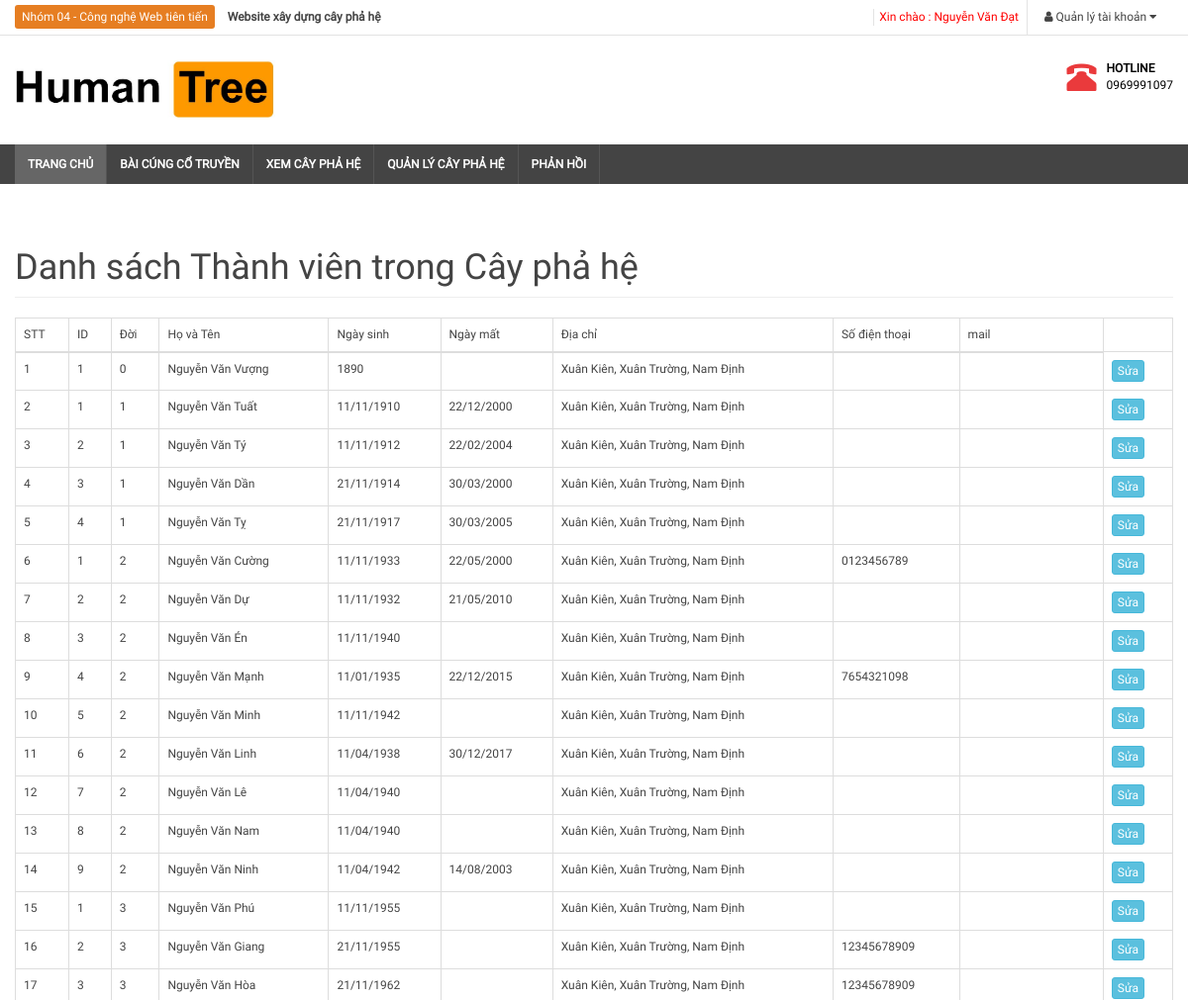
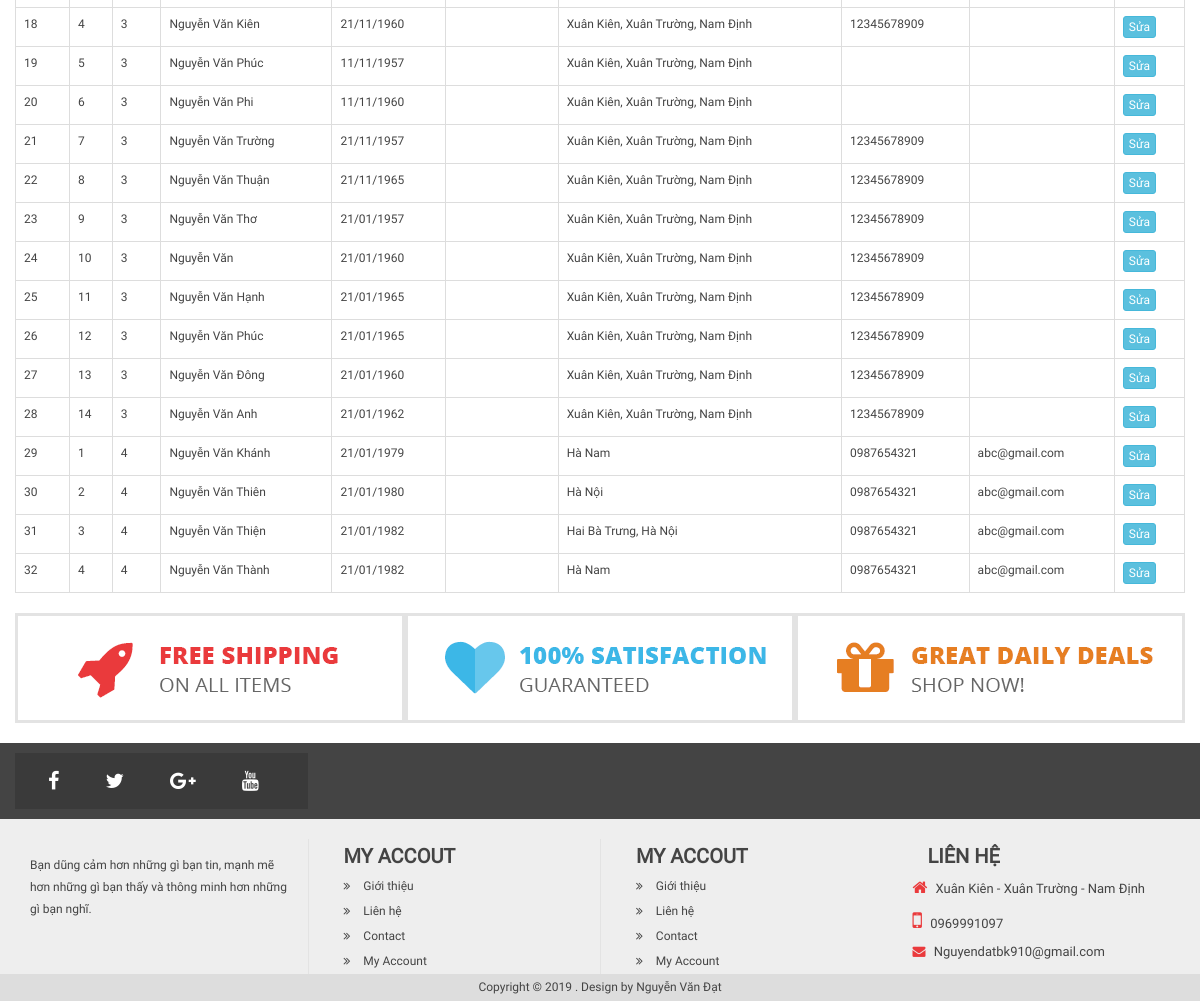
Screenshot of /danhsachsua.php?id=1 (signed in) with the database file from the repository (2 pictures, top to bottom).
### tables this page shows
CREATE TABLE `person0` (
  `id` int(10) NOT NULL,
  `id_father` int(10) NOT NULL,
  `name` varchar(100) NOT NULL,
  `birth` varchar(100) DEFAULT NULL,
  `death` varchar(100) DEFAULT NULL,
  `address` varchar(100) DEFAULT NULL,
  `phone` varchar(100) DEFAULT NULL,
  `mail` varchar(100) DEFAULT NULL,
  `lv` int(10) NOT NULL DEFAULT '0'
);

CREATE TABLE `person1` (
  `id` int(10) NOT NULL,
  `id_father` int(10) NOT NULL,
  `name` varchar(100) NOT NULL,
  `birth` varchar(100) DEFAULT NULL,
  `death` varchar(100) DEFAULT NULL,
  `address` varchar(100) DEFAULT NULL,
  `phone` varchar(100) DEFAULT NULL,
  `mail` varchar(100) DEFAULT NULL,
  `lv` int(10) NOT NULL
);

CREATE TABLE `person2` (
  `id` int(11) NOT NULL,
  `id_father` int(11) NOT NULL,
  `name` varchar(100) NOT NULL,
  `birth` varchar(100) DEFAULT NULL,
  `death` varchar(100) DEFAULT NULL,
  `address` varchar(100) DEFAULT NULL,
  `phone` varchar(100) DEFAULT NULL,
  `mail` varchar(100) DEFAULT NULL,
  `lv` int(10) NOT NULL
);

CREATE TABLE `person3` (
  `id` int(10) NOT NULL,
  `id_father` int(10) NOT NULL,
  `name` varchar(100) NOT NULL,
  `birth` varchar(100) DEFAULT NULL,
  `death` varchar(100) DEFAULT NULL,
  `address` varchar(100) DEFAULT NULL,
  `phone` varchar(100) DEFAULT NULL,
  `mail` varchar(100) DEFAULT NULL,
  `lv` int(10) NOT NULL
);

CREATE TABLE `person4` (
  `id` int(10) NOT NULL,
  `id_father` int(10) NOT NULL,
  `name` varchar(100) NOT NULL,
  `birth` varchar(100) DEFAULT NULL,
  `death` varchar(100) DEFAULT NULL,
  `address` varchar(100) DEFAULT NULL,
  `phone` varchar(100) DEFAULT NULL,
  `mail` varchar(100) DEFAULT NULL,
  `lv` int(10) NOT NULL
);

### libraries/database.php (called while the page is built, shortened)
<?php
    class Database
    {
        public $link;
        public function __construct()
        {
            $this->link = mysqli_connect("localhost","root","","webtree") or die ();
            mysqli_set_charset($this->link,"utf8");
        }
        public function fetchsql( $sql )
        {
            $result = mysqli_query($this->link,$sql) or die("Lỗi  truy vấn sql " .mysqli_error($this->link));
            $data = [];
            if( $result)
            {
                while ($num = mysqli_fetch_assoc($result))
                {
                    $data[] = $num;
                }
            }
            return $data;
        }
        public function fetchID($table , $id )
        {
            $sql = "SELECT * FROM {$table} WHERE id = $id ";
            $result = mysqli_query($this->link,$sql) or die("Lỗi  truy vấn fetchID " .mysqli_error($this->link));
            return mysqli_fetch_assoc($result);
        }
    }
?>

### autoload/autoload.php (called while the page is built, shortened)
<?php
	require_once __DIR__. "/../libraries/database.php";
	require_once __DIR__. "/../libraries/function.php";
	$db = new database;
?>

### libraries/function.php (called while the page is built, shortened)
<?php
    function  getInput($string)
    {
        return isset($_GET[$string]) ? $_GET[$string] : '';
    }
 ?>

### danhsachsua.php (the view, shortened to what this page needs)
<?php
require_once __DIR__ . "/autoload/autoload.php";
$id = intval(getInput("id"));
$detailtree = $db->fetchID("tree", $id);
$idto = intval($detailtree['idper0']);
$sql0 = "SELECT * FROM person0 WHERE id = $idto";
$person0 = $db->fetchID("person0",$detailtree['idper0']);
$person01 = $db->fetchsql($sql0);
$idper0 = intval($person0['id']);
$sql1 = "SELECT * FROM person1 WHERE id_father = $idper0 ";
$person1 = $db->fetchsql($sql1);
$merge = array_merge($person01,$person1);
?>
<?php require_once __DIR__ . "/layouts/header.php" ?>
    <div class="row">
        <div class="col-lg-12">
            <h1 class="page-header">
                Danh sách Thành viên trong Cây phả hệ
            </h1>
        </div>
    </div>
    <div class="row">
        <div class="col-md-12">
            <div class="table-responsive">
                <table class="table table-bordered table-hover">
                    <thead>
                    <tr>
                        <th>STT</th>
                        <th>ID</th>
                        <th>Đời</th>
                        <th>Họ và Tên</th>
                        <th>Ngày sinh</th>
                        <th>Ngày mất</th>
                        <th>Địa chỉ</th>
                        <th>Số điện thoại</th>
                        <th>mail</th>
                    </tr>
                    </thead>
                    <tbody>
                    <?php foreach ($person1 as $item1): ?>
                        <?php $idper1 = intval($item1['id']);
                        $sql2 = "SELECT * FROM person2 WHERE id_father = $idper1 ";
                        $person2 = $db->fetchsql($sql2);
                        $merge = array_merge($merge,$person2);
                        ?>
                        <?php foreach ($person2 as $item2): ?>
                            <?php $idper2 = intval($item2['id']);
                            $sql3 = "SELECT * FROM person3 WHERE id_father = $idper2 ";
                            $person3 = $db->fetchsql($sql3);
                            $merge = array_merge($merge,$person3);
                            ?>
                            <?php foreach ($person3 as $item3): ?>
                                <?php $idper3 = intval($item3['id']);
                                $sql4 = "SELECT * FROM person4 WHERE id_father = $idper3 ";
                                $person4 = $db->fetchsql($sql4);
                                $merge = array_merge($merge,$person4);
                                ?>
                                <?php foreach ($person4 as $item4): ?>
                                    <?php $idper4 = intval($item4['id']);
                                    $sql5 = "SELECT * FROM person5 WHERE id_father = $idper4 ";
                                    $person5 = $db->fetchsql($sql5);
                                    $merge = array_merge($merge,$person5);
                                    ?>
                                <?php endforeach ?>
                            <?php endforeach ?>
                        <?php endforeach ?>
                    <?php endforeach ?>
                    <?php  array_multisort (array_column($merge, 'lv'), SORT_ASC, $merge); ?>
                    <?php $stt = 1;foreach ($merge as $item):
                        ?>
                        <tr>
                            <td><?php echo $stt ?></td>
                            <td><?php echo $item['id'] ?></td>
                            <td><?php echo $item['lv'] ?></td>
                            <td><?php echo $item['name'] ?></td>
                            <td><?php echo $item['birth'] ?></td>
                            <td><?php echo $item['death'] ?></td>
                            <td><?php echo $item['address'] ?></td>
                            <td><?php echo $item['phone'] ?></td>
                            <td><?php echo $item['mail'] ?></td>
                            <td>
                                <a class="btn btn-xs btn-info"
                                   href="suanguoi.php?id=<?php echo $item['id'] ?>&level=<?php echo $item['lv'] ?>&idtree=<?php echo $id ?>">Sửa</a>
                            </td>
                        </tr>
                        <?php $stt++; endforeach;?>
                    </tbody>
                </table>
            </div>
        </div>
    </div>
<?php require_once __DIR__ . "/layouts/footer.php" ?>

### public/frontend/css/style.css (style rules this page uses)
* { margin: 0px; padding: 0px; font-size: 12px; font-family: "Roboto"; color: #444; font-weight: 400; }
h1,h2,h3,h4,h5,h6 { padding:0px; margin: 0px; }

### rows the page displays
person0: id "1", lv "0", name "Nguyễn Văn Vượng", birth "1890", address "Xuân Kiên, Xuân Trường, Nam Định"
person1: id "1", lv "1", name "Nguyễn Văn Tuất", birth "11/11/1910", death "22/12/2000", address "Xuân Kiên, Xuân Trường, Nam Định"
person1: id "2", lv "1", name "Nguyễn Văn Tý", birth "11/11/1912", death "22/02/2004", address "Xuân Kiên, Xuân Trường, Nam Định"
person1: id "3", lv "1", name "Nguyễn Văn Dần", birth "21/11/1914", death "30/03/2000", address "Xuân Kiên, Xuân Trường, Nam Định"
person1: id "4", lv "1", name "Nguyễn Văn Tỵ", birth "21/11/1917", death "30/03/2005", address "Xuân Kiên, Xuân Trường, Nam Định"
person2: id "1", lv "2", name "Nguyễn Văn Cường", birth "11/11/1933", death "22/05/2000", address "Xuân Kiên, Xuân Trường, Nam Định", phone "0123456789"
person2: id "2", lv "2", name "Nguyễn Văn Dự", birth "11/11/1932", death "21/05/2010", address "Xuân Kiên, Xuân Trường, Nam Định"
person2: id "3", lv "2", name "Nguyễn Văn Én", birth "11/11/1940", address "Xuân Kiên, Xuân Trường, Nam Định"
person2: id "4", lv "2", name "Nguyễn Văn Mạnh", birth "11/01/1935", death "22/12/2015", address "Xuân Kiên, Xuân Trường, Nam Định", phone "7654321098"
person2: id "5", lv "2", name "Nguyễn Văn Minh", birth "11/11/1942", address "Xuân Kiên, Xuân Trường, Nam Định"
person2: id "6", lv "2", name "Nguyễn Văn Linh", birth "11/04/1938", death "30/12/2017", address "Xuân Kiên, Xuân Trường, Nam Định"
person2: id "7", lv "2", name "Nguyễn Văn Lê", birth "11/04/1940", address "Xuân Kiên, Xuân Trường, Nam Định"
person2: id "8", lv "2", name "Nguyễn Văn Nam", birth "11/04/1940", address "Xuân Kiên, Xuân Trường, Nam Định"
person2: id "9", lv "2", name "Nguyễn Văn Ninh", birth "11/04/1942", death "14/08/2003", address "Xuân Kiên, Xuân Trường, Nam Định"
person3: id "1", lv "3", name "Nguyễn Văn Phú", birth "11/11/1955", address "Xuân Kiên, Xuân Trường, Nam Định"
person3: id "2", lv "3", name "Nguyễn Văn Giang", birth "21/11/1955", address "Xuân Kiên, Xuân Trường, Nam Định", phone "12345678909"
person3: id "3", lv "3", name "Nguyễn Văn Hòa", birth "21/11/1962", address "Xuân Kiên, Xuân Trường, Nam Định", phone "12345678909"
person3: id "4", lv "3", name "Nguyễn Văn Kiên", birth "21/11/1960", address "Xuân Kiên, Xuân Trường, Nam Định", phone "12345678909"
person3: id "5", lv "3", name "Nguyễn Văn Phúc", birth "11/11/1957", address "Xuân Kiên, Xuân Trường, Nam Định"
person3: id "6", lv "3", name "Nguyễn Văn Phi", birth "11/11/1960", address "Xuân Kiên, Xuân Trường, Nam Định"
person3: id "7", lv "3", name "Nguyễn Văn Trường", birth "21/11/1957", address "Xuân Kiên, Xuân Trường, Nam Định", phone "12345678909"
person3: id "8", lv "3", name "Nguyễn Văn Thuận", birth "21/11/1965", address "Xuân Kiên, Xuân Trường, Nam Định", phone "12345678909"
person3: id "9", lv "3", name "Nguyễn Văn Thơ", birth "21/01/1957", address "Xuân Kiên, Xuân Trường, Nam Định", phone "12345678909"
person3: id "10", lv "3", name "Nguyễn Văn", birth "21/01/1960", address "Xuân Kiên, Xuân Trường, Nam Định", phone "12345678909"
person3: id "11", lv "3", name "Nguyễn Văn Hạnh", birth "21/01/1965", address "Xuân Kiên, Xuân Trường, Nam Định", phone "12345678909"
person3: id "12", lv "3", name "Nguyễn Văn Phúc", birth "21/01/1965", address "Xuân Kiên, Xuân Trường, Nam Định", phone "12345678909"
person3: id "13", lv "3", name "Nguyễn Văn Đông", birth "21/01/1960", address "Xuân Kiên, Xuân Trường, Nam Định", phone "12345678909"
person3: id "14", lv "3", name "Nguyễn Văn Anh", birth "21/01/1962", address "Xuân Kiên, Xuân Trường, Nam Định", phone "12345678909"
person4: id "1", lv "4", name "Nguyễn Văn Khánh", birth "21/01/1979", address "Hà Nam", phone "0987654321", mail "abc@gmail.com"
person4: id "2", lv "4", name "Nguyễn Văn Thiên", birth "21/01/1980", address "Hà Nội", phone "0987654321", mail "abc@gmail.com"
person4: id "3", lv "4", name "Nguyễn Văn Thiện", birth "21/01/1982", address "Hai Bà Trưng, Hà Nội", phone "0987654321", mail "abc@gmail.com"
person4: id "4", lv "4", name "Nguyễn Văn Thành", birth "21/01/1982", address "Hà Nam", phone "0987654321", mail "abc@gmail.com"

### other values shown
$_SESSION['name'] "Nguyễn Văn Đạt"
